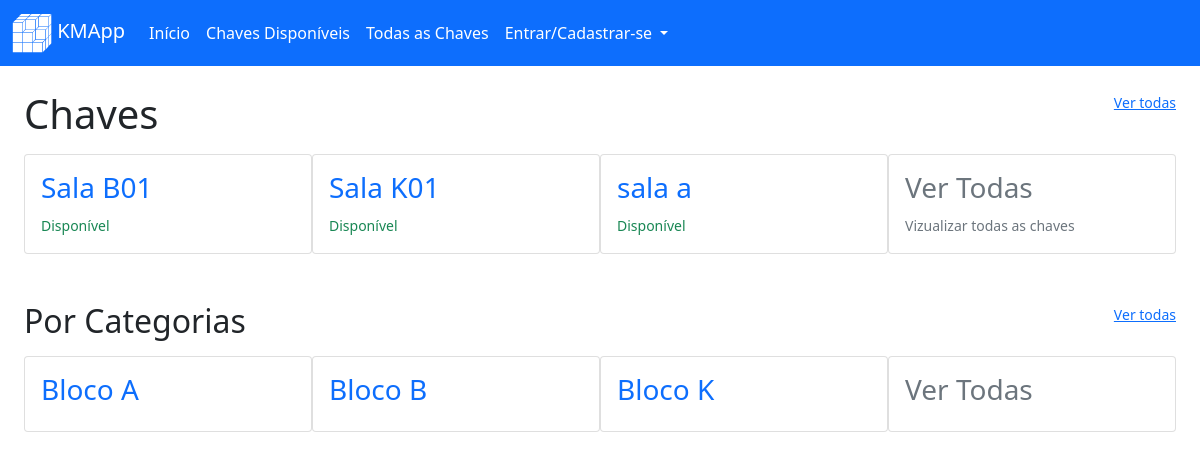
Screenshot of /view/ with the database file from the repository.
### key_manager/models/key.py (models this page shows, shortened)
class Key(db.Model):
    __tablename__ = 'keys'
    id = db.Column(db.Integer, primary_key=True)
    key_category_id = db.Column(db.Integer, db.ForeignKey("categories.id"))
    key_avaliable = db.Column(db.Boolean, default=True)
    name = db.Column(db.String(100), unique=False, nullable=False)
    slug = db.Column(db.String(100), unique=True, nullable=False)
    creation_date = db.Column(db.DateTime, nullable=False, default=datetime.utcnow)

### key_manager/models/category.py (models this page shows, shortened)
class Category(db.Model):
    __tablename__ = 'categories'
    id = db.Column(db.Integer, primary_key=True)
    name = db.Column(db.String(100), unique=False, nullable=False)
    slug = db.Column(db.String(100), unique=True, nullable=False)
    creation_date = db.Column(db.DateTime, nullable=False, default=datetime.utcnow)

### key_manager/routes/views.py (the view)
@view.route("/")
def viewIndex():
    keys = Key.query.filter_by(key_avaliable=True).order_by(Key.name).all()
    cats = Category.query.order_by(Category.name).limit(7)
    return render_template("view/indexView.html", keys=keys, categories=cats, key_names=Key.query, hidden_footer=True, title="Vizualização" )

### key_manager/templates/view/indexView.html
{% extends 'base.html' %}
{% block content %}
<div class="container-fluid">
    <div class="row mt-4">
        <h1 class="col">Chaves</h1>
        <a class="col-auto" href="{{url_for('view.viewAllKeys')}}"><small>Ver todas</small></a>
    </div>
    <div class="card-group row-cols-4 mt-2">
        {% for key in keys %}
        <a class="text-decoration-none" href="{{url_for('view.viewKey', key_slug=key.slug)}}">
            <div class="card">
                <div class="card-body">
                    <h3>{{key.name}}</h3>
                    <small>
                        {% if key.key_avaliable %}
                        <span class="text-success">Disponível</span>
                        {% else %}
                        <span class="text-danger">Em uso</span>
                        {% endif %}
                    </small>
                </div>
            </div>
        </a>
        {% endfor %}
        <a class="text-decoration-none" href="{{url_for('view.viewAllKeys')}}">
            <div class="card">
                <div class="card-body link-secondary">
                    <h3>Ver Todas</h3>
                    <small>Vizualizar todas as chaves</small>
                </div>
            </div>
        </a>
    </div>
    <div class="row mt-5">
        <h2 class="col">Por Categorias</h2>
        <a class="col-auto" href="{{url_for('view.viewAllCategories')}}"><small>Ver todas</small></a>
    </div>
    <div class="card-group row-cols-4 mt-2">
        {% for category in categories %}
        <a class="text-decoration-none" href="{{url_for('view.viewCat', category_slug=category.slug)}}">
            <div class="card">
                <div class="card-body">
                    <h3>{{category.name}}</h3>
                </div>
            </div>
        </a>
        {% endfor %}
        <a class="text-decoration-none" href="{{url_for('view.viewAllCategories')}}">
            <div class="card">
                <div class="card-body link-secondary">
                    <h3>Ver Todas</h3>
                </div>
            </div>
        </a>
    </div>
{% endblock %}

### rows the page displays
Key: name "Sala B01", key_avaliable "Disponível"
Key: name "Sala K01", key_avaliable "Disponível"
Key: name "sala a", key_avaliable "Disponível"
Category: name "Bloco A"
Category: name "Bloco B"
Category: name "Bloco K"
